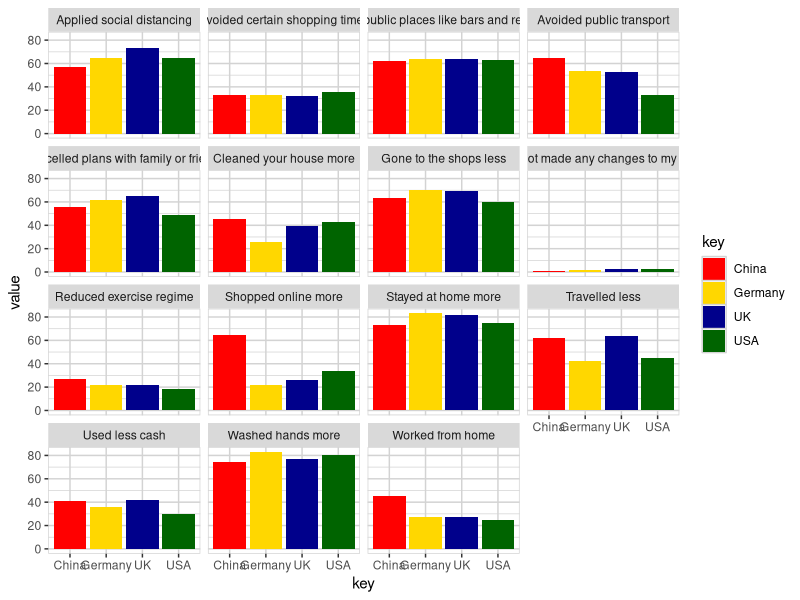

This figure's R source:
#Changes to the general lifestyle due to COVID-19 in selected countries 2020


library(readxl)
library(ggplot2)
library(ggthemes)
library(tidyverse)

Lifestyle<-read.csv("Statista_data/Lifestyle.csv", sep=";")
colnames(Lifestyle)<-c("Change","China","Germany","UK","USA","Value")
Lifestyle<-Lifestyle[-6]



Lifestyleplot<-Lifestyle %>%
  gather(key, value, -Change) %>%
  ggplot(aes(x=key, y=value, fill=key)) +
  geom_col(position = "dodge") +
  facet_wrap(~Change)+
  scale_fill_manual(values=rep(c("red","gold","darkblue","darkgreen"),2))+
  theme(
    panel.background = element_rect(fill = 'white', colour = 'lightgrey', size = 0.5, linetype = "solid"), 
    panel.grid.major = element_line(size = 0.5, linetype = 'solid', colour = "lightgrey"),
    panel.grid.minor = element_line(size = 0.25, linetype = 'solid', colour = "lightgrey"),# Background of the entire plot
    legend.position="right",)



